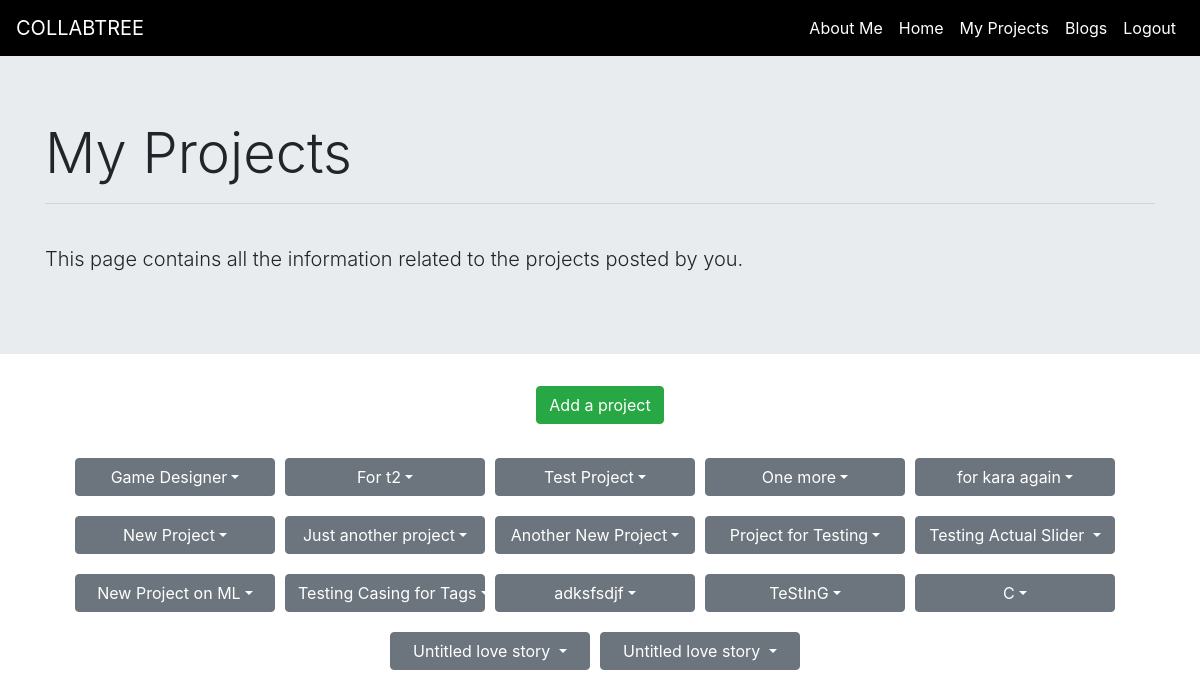
The app's page /my_projects (signed in) with its own data.
### backend/models.py (models this page shows, shortened)
class Project(models.Model):
    category = models.CharField(max_length=30, blank=True, null=True)
    status = models.CharField(max_length=100, blank=True)
    title = models.CharField(max_length=200,blank=True)
    description = models.TextField(max_length=400,blank=True)
    owner = models.ForeignKey(UserAttribs, on_delete = models.CASCADE, related_name="owner")
    duration = models.IntegerField(blank=True, null=True)
    assigned_user = models.ForeignKey(UserAttribs, on_delete = models.CASCADE, related_name="assigned_user", null=True, blank=True)
    stipend = models.IntegerField(blank=True, null=True)
    applied_users = models.ManyToManyField(UserAttribs,  null=True, blank=True)
    tags_requirement = TaggableManager()
    project_questions = models.OneToOneField(Project_Question,on_delete=models.CASCADE,null=True, blank=True)
    project_rating = models.FloatField(blank=True, default=0)
    review = models.TextField(blank=True)

### backend/views.py (the view)
# urls.py: path('my_projects',views.my_projects, name='my_projects'),
def my_projects(request, message=None):
    project_objects = Project.objects.all()
    project_list=[]
    for project in project_objects:
        if project.owner == UserAttribs.objects.get(user=request.user):
            applied_users = project.applied_users.all()
            project_list.append({'project':project,'applied_users':applied_users})
    return render(request, 'My Projects/myProjects.html' ,{'project_list': project_list})

### backend/models.py (called while the page is built)
    def __str__(self):
        return self.user.username

### templates/My Projects/myProjects.html (shortened to what this page needs)
<html lang="en">
<head>
  <link rel="stylesheet" href="https://maxcdn.bootstrapcdn.com/bootstrap/4.0.0/css/bootstrap.min.css">
</head>
<body>
    <nav class="navbar navbar-expand-lg navbar-light navbar-custom" style="background-color: black;">
        <a class="navbar-brand navbar-color" style="color: white;" href="#">COLLABTREE</a>
        <div class="collapse navbar-collapse" style="background-color: black;" id="NavbarCollapsedContent">
          <ul class="navbar-nav ml-auto">
            <li class="nav-item">
              <a class="nav-link active" style="color: white;" href="{% url 'profile' %}">About Me</a>
            </li>
            <li class="nav-item">
              <a class="nav-link navbar-color" style="color: white;" href="{% url 'dashboard' %}">Home</a>
            </li>
            <li class="nav-item">
              <a class="nav-link navbar-color" style="color: white;" href="#">My Projects</a>
            </li>
            <li class="nav-item">
              <a class="nav-link navbar-color" style="color: white;" href="{% url 'blogs' %}">Blogs</a>
            </li>
            <li class="nav-item">
              <a class="nav-link navbar-color" style="color: white;" href="{% url 'logout' %}">Logout</a>
            </li>
          </ul>
        </div>
      </nav>
      <div class="jumbotron jumbotron-fluid">
        <div class="container">
          <h2 class="display-4">My Projects</h2>
          <hr>
            <br>
          <p class="lead">This page contains all the information related to the projects posted by you.</p>
        </div>
      </div>
      <button type="button" style="margin: 0 auto ;" class="btn btn-success"><a href="{% url 'project_form' %}">Add a project</a></button>
      <br>
      <section class="containerr">
      <div class="my-projects">
        {% for project in project_list %}
        <span class="dropdown">
            <span class="btn btn-secondary dropdown-toggle dropdown-btn" type="button" id="dropdownMenuButton1" data-bs-toggle="dropdown"  data-toggle="dropdown">{{project.project.title}}</span>
          </span>
        </div>
        {% endfor %}
    </section>
</body>
</html>

### templates/My Projects/myProjects.html (style rules this page uses)
button a { color: white; }
.btn-success { display:flex; align-items:center; justify-content:center; margin-top:100px; }
.dropdown-btn { width: 200px; margin: 10px; margin-left: 0; }
.dropdown { display:flex; }
.containerr { display:flex; flex-wrap:wrap; justify-content:center; }

### records on screen
Project: project "Game Designer"
Project: project "For t2"
Project: project "Test Project"
Project: project "One more"
Project: project "for kara again"
Project: project "New Project"
Project: project "Just another project"
Project: project "Another New Project"
Project: project "Project for Testing"
Project: project "Testing Actual Slider"
Project: project "New Project on ML"
Project: project "Testing Casing for Tags"
Project: project "adksfsdjf"
Project: project "TeStInG"
Project: project "C"
Project: project "Untitled love story"
Project: project "Untitled love story"
